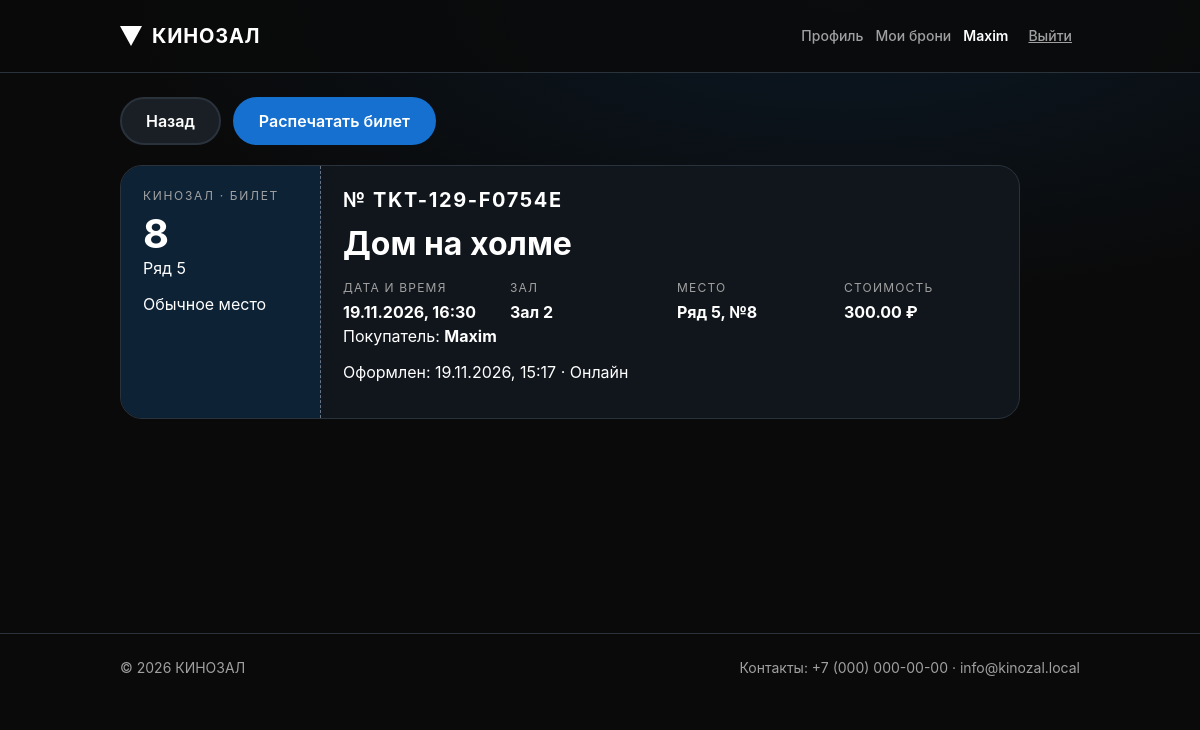
Screenshot of /tickets/104/ (signed in) with the database file from the repository.
### kino/models.py (models this page shows, shortened)
class Ticket(models.Model):
    class Channel(models.TextChoices):
        ONLINE = "online", "Онлайн"
        CASHBOX = "cashbox", "Касса"
    booking = models.OneToOneField(Booking, on_delete=models.PROTECT, related_name="ticket", verbose_name="бронь")
    number = models.CharField("номер билета", max_length=20, unique=True)
    price = models.DecimalField("цена, руб.", max_digits=8, decimal_places=2, validators=[MinValueValidator(0)])
    issued_at = models.DateTimeField("выкуплен", default=timezone.now, editable=False)
    channel = models.CharField("канал", max_length=10, choices=Channel.choices, default=Channel.ONLINE)
    issued_by = models.ForeignKey(settings.AUTH_USER_MODEL, on_delete=models.SET_NULL, null=True, blank=True,
                                  related_name="issued_tickets", verbose_name="оформил (кассир)")
    class Meta:
        verbose_name = "билет"
        verbose_name_plural = "билеты"
        ordering = ["-issued_at"]
        constraints = [check_constraint(Q(price__gte=0), "ticket_price_not_negative")]

class Booking(models.Model):
    class Status(models.TextChoices):
        HELD = "held", "Удерживается"
        PAID = "paid", "Выкуплена"
        EXPIRED = "expired", "Истекла"
        CANCELLED = "cancelled", "Отменена"
    HOLD_MINUTES = 15
    ACTIVE_STATUSES = (Status.HELD, Status.PAID)
    user = models.ForeignKey(settings.AUTH_USER_MODEL, on_delete=models.PROTECT,
                             related_name="bookings", verbose_name="пользователь")
    session = models.ForeignKey(Session, on_delete=models.PROTECT, related_name="bookings", verbose_name="сеанс")
    seat = models.ForeignKey(Seat, on_delete=models.PROTECT, related_name="bookings", verbose_name="место")
    created_at = models.DateTimeField("создана", default=timezone.now, editable=False)
    expires_at = models.DateTimeField("удерживается до")
    status = models.CharField("статус", max_length=10, choices=Status.choices, default=Status.HELD)
    class Meta:
        verbose_name = "бронь"
        verbose_name_plural = "брони"
        ordering = ["-created_at"]
        constraints = [
            models.UniqueConstraint(fields=["session", "seat"],
                                    condition=Q(status__in=["held", "paid"]),
                                    name="uniq_active_booking_per_seat"),
            check_constraint(Q(expires_at__gt=F("created_at")), "booking_expires_after_created"),
        ]
        indexes = [models.Index(fields=["session", "status"], name="booking_session_status_idx")]

class Seat(models.Model):
    hall = models.ForeignKey(Hall, on_delete=models.CASCADE, related_name="seats", verbose_name="зал")
    row = models.PositiveSmallIntegerField("ряд", validators=[MinValueValidator(1)])
    number = models.PositiveSmallIntegerField("номер места", validators=[MinValueValidator(1)])
    category = models.CharField("категория", max_length=10, choices=SeatCategory.choices,
                                default=SeatCategory.STANDARD)
    class Meta:
        verbose_name = "место"
        verbose_name_plural = "места"
        ordering = ["hall", "row", "number"]
        constraints = [
            models.UniqueConstraint(fields=["hall", "row", "number"], name="uniq_seat_position"),
            check_constraint(Q(row__gte=1, number__gte=1), "seat_positive_position"),
        ]

class Session(models.Model):
    class Status(models.TextChoices):
        ACTIVE = "active", "Идёт по расписанию"
        CANCELLED = "cancelled", "Отменён"
    movie = models.ForeignKey(Movie, on_delete=models.PROTECT, related_name="sessions", verbose_name="фильм")
    hall = models.ForeignKey(Hall, on_delete=models.PROTECT, related_name="sessions", verbose_name="зал")
    starts_at = models.DateTimeField("начало", db_index=True)
    status = models.CharField("статус", max_length=10, choices=Status.choices, default=Status.ACTIVE)
    created_at = models.DateTimeField("создан", default=timezone.now, editable=False)
    class Meta:
        verbose_name = "сеанс"
        verbose_name_plural = "сеансы"
        ordering = ["starts_at"]
        indexes = [models.Index(fields=["hall", "starts_at"], name="session_hall_start_idx")]

class Movie(models.Model):
    AGE_CHOICES = [(0, "0+"), (6, "6+"), (12, "12+"), (16, "16+"), (18, "18+")]
    title = models.CharField("название", max_length=200)
    description = models.TextField("описание", blank=True)
    duration_min = models.PositiveSmallIntegerField(
        "длительность, мин", validators=[MinValueValidator(1), MaxValueValidator(600)])
    year = models.PositiveSmallIntegerField(
        "год выпуска", validators=[MinValueValidator(1900), MaxValueValidator(2100)])
    age_limit = models.PositiveSmallIntegerField("возрастное ограничение", choices=AGE_CHOICES, default=0)
    poster = models.ImageField("постер", upload_to="posters/", blank=True)
    backdrop = models.ImageField("фоновое изображение", upload_to="backdrops/", blank=True)
    is_active = models.BooleanField("показывать в афише", default=True)
    genres = models.ManyToManyField(Genre, related_name="movies", verbose_name="жанры", blank=True)
    created_at = models.DateTimeField("создан", default=timezone.now, editable=False)
    class Meta:
        verbose_name = "фильм"
        verbose_name_plural = "фильмы"
        ordering = ["title"]
        constraints = [
            check_constraint(Q(duration_min__gte=1, duration_min__lte=600), "movie_duration_range"),
            check_constraint(Q(age_limit__in=[0, 6, 12, 16, 18]), "movie_age_limit_values"),
        ]

class Hall(models.Model):
    name = models.CharField("название", max_length=50, unique=True)
    rows_count = models.PositiveSmallIntegerField(
        "число рядов", validators=[MinValueValidator(1), MaxValueValidator(30)])
    seats_per_row = models.PositiveSmallIntegerField(
        "мест в ряду", validators=[MinValueValidator(1), MaxValueValidator(40)])
    description = models.CharField("описание", max_length=200, blank=True)
    class Meta:
        verbose_name = "зал"
        verbose_name_plural = "залы"
        ordering = ["name"]
        constraints = [
            check_constraint(Q(rows_count__gte=1, rows_count__lte=30), "hall_rows_range"),
            check_constraint(Q(seats_per_row__gte=1, seats_per_row__lte=40), "hall_seats_range"),
        ]

### kino/views.py (the view)
# urls.py: path("tickets/<int:pk>/", views.ticket_detail, name="ticket_detail"),
@login_required
def ticket_detail(request, pk):
    tickets = Ticket.objects.select_related(
        "booking__user",
        "booking__session__movie",
        "booking__session__hall",
        "booking__seat",
        "issued_by",
    )
    cashier = is_staff_or_cashier(request.user)
    if not cashier:
        tickets = tickets.filter(booking__user=request.user)
    ticket = get_object_or_404(tickets, pk=pk)
    return render(
        request,
        "ticket_detail.html",
        {
            "ticket": ticket,
            "back_url": reverse("cashier_bookings" if cashier else "my_bookings"),
        },
    )

### kino/permissions.py (called while the page is built)
def is_staff_or_cashier(user):
    if not user or not user.is_authenticated:
        return False
    if user.is_superuser or user.is_staff:
        return True
    return user.groups.filter(name__in=["Кассир", "cashier"]).exists()

### kino/templates/ticket_detail.html (shortened to what this page needs)
{% extends 'base.html' %}
{% block content %}
<div class="actions" style="margin-bottom: 20px;">
  <a class="btn btn-secondary" href="{{ back_url }}">Назад</a>
  <button class="btn btn-primary" type="button" onclick="window.print()">Распечатать билет</button>
</div>
<article class="ticket">
  <div class="stub">
    <p class="eyebrow">КИНОЗАЛ · БИЛЕТ</p>
    <div class="big">{{ ticket.booking.seat.number }}</div>
    <p>Ряд {{ ticket.booking.seat.row }}</p>
    <p>{{ ticket.booking.seat.get_category_display }} место</p>
  </div>
  <div class="main">
    <p class="no">№ {{ ticket.number }}</p>
    <h1>{{ ticket.booking.session.movie.title }}</h1>
    <div class="grid3">
      <div>
        <div class="lbl">Дата и время</div>
        <strong>
          <time datetime="{{ ticket.booking.session.starts_at|date:'c' }}" data-local-datetime>
          </time>
        </strong>
      </div>
      <div>
        <div class="lbl">Зал</div>
        <strong>{{ ticket.booking.session.hall.name }}</strong>
      </div>
      <div>
        <div class="lbl">Место</div>
        <strong>Ряд {{ ticket.booking.seat.row }}, №{{ ticket.booking.seat.number }}</strong>
      </div>
      <div>
        <div class="lbl">Стоимость</div>
        <strong>{{ ticket.price }} ₽</strong>
      </div>
    </div>
    <p>Покупатель: <strong>{{ ticket.booking.user.username }}</strong></p>
    <p>Оформлен:
      <time datetime="{{ ticket.issued_at|date:'c' }}" data-local-datetime>
      </time>
      · {{ ticket.get_channel_display }}
    </p>
  </div>
</article>
{% endblock %}

### kino/templates/base.html (shortened to what this page needs)
{% load static %}<!DOCTYPE html>
<html lang="ru">
<head>
  <link rel="stylesheet" href="{% static 'css/style.css' %}">
</head>
<body class="{% block body_class %}{% endblock %}">
<header class="header" id="site-header">
  <div class="container">
    <a class="logo" href="{% url 'index' %}">
      <svg viewBox="0 0 22 20" aria-hidden="true"><polygon points="0,0 22,0 11,20" fill="#fff"/></svg>КИНОЗАЛ
    </a>
    <div class="user">
      {% if user.is_authenticated %}
      <a href="{% url 'profile' %}">Профиль</a>
      <a href="{% url 'my_bookings' %}">Мои брони</a>
      <b>{{ user.get_username }}</b>
      <form class="inline" method="post" action="{% url 'logout' %}">{% csrf_token %}<button class="linkbtn" type="submit">Выйти</button></form>
      {% else %}
      <a class="btn btn-primary btn-sm" href="{% url 'login' %}">Войти</a>
      {% endif %}
    </div>
  </div>
</header>
<main class="{% block main_class %}{% endblock %}">
  <div class="{% block main_container_class %}container{% endblock %}">
    {% block content %}{% endblock %}
  </div>
</main>
<footer class="footer">
  <div class="container">
    <span>© 2026 КИНОЗАЛ</span>
    <span>Контакты: +7 (000) 000-00-00 · info@kinozal.local</span>
  </div>
</footer>
</body>
</html>

### kino/static/css/style.css (style rules this page uses)
:root { --bg:#0A0A0A; --bg2:#0B0F14; --surface:#11161C; --surface2:#1A1F26; --border:#2A323C; --border-strong:#6B7280; --text:#FFFFFF; --muted:#A0A0A0; --primary:#2E9BFF; --primary-fill:#1570D0; --primary-hover:#1861B5; --primary-active:#134F94; --success:#00C853; --warning:#F7B500; --error:#FF3B30; --success-bg:rgba(0,200,83,.14); --warning-bg:rgba(247,181,0,.14); --error-bg:rgba(255,59,48,.14); --info-bg:rgba(46,155,255,.14); --seat:40px; }
* { box-sizing:border-box }
body { margin:0;font-family:Inter,"Segoe UI",Arial,sans-serif;font-size:16px;line-height:24px;color:var(--text);background:radial-gradient(1200px 500px at 70% 0%,#0B1824 0%,var(--bg) 60%) no-repeat,var(--bg) }
h1 { font-size:28px;line-height:36px;font-weight:700;margin:0 0 12px }
@media (min-width:768px) { h1 { font-size:32px;line-height:40px } }
p { margin:0 0 12px }
a { color:var(--primary) }
.eyebrow { font-size:12px;line-height:16px;letter-spacing:.14em;text-transform:uppercase;color:var(--muted);margin-bottom:8px }
.container { width:100%;margin:0 auto;padding:0 16px }
@media (min-width:768px) { .container { max-width:720px;padding:0 } }
@media (min-width:1024px) { .container { max-width:960px } }
main { padding:24px 0 56px;min-height:560px }
.header { background:rgba(10,10,10,.85);border-bottom:1px solid var(--border) }
.header .container { display:flex;align-items:center;gap:8px;min-height:72px }
.logo { display:flex;align-items:center;gap:10px;font-weight:700;font-size:20px;letter-spacing:.04em;color:var(--text);text-decoration:none;margin-right:auto }
.logo svg { width:22px;height:20px }
.user { display:none;align-items:center;gap:12px;font-size:14px;color:var(--muted) }
.user b { color:var(--text);font-weight:600 }
.user a { color:var(--muted);font-weight:500;text-decoration:none }
@media (min-width:768px) { .user { display:flex } }
.footer { border-top:1px solid var(--border);color:var(--muted);padding:24px 0;font-size:14px;line-height:20px }
.footer .container { display:flex;flex-wrap:wrap;gap:8px 32px;justify-content:space-between }
.btn { display:inline-flex;align-items:center;justify-content:center;min-height:44px;padding:10px 24px;border-radius:999px;border:2px solid transparent;font:600 16px/24px Inter,"Segoe UI",Arial,sans-serif;text-decoration:none;cursor:pointer;gap:8px;color:var(--text) }
.btn-primary { background:var(--primary-fill);color:#fff }
.btn-secondary { background:var(--surface2);border-color:var(--border);color:var(--text) }
.actions { display:flex;gap:12px;flex-wrap:wrap }
.ticket { display:grid;grid-template-columns:minmax(0,1fr);border:1px solid var(--border);border-radius:22px;overflow:hidden;background:var(--surface);max-width:900px }
@media (min-width:768px) { .ticket { grid-template-columns:200px minmax(0,1fr) } }
.ticket .stub { background:#0E2236;padding:22px;border-bottom:1px dashed var(--border-strong) }
@media (min-width:768px) { .ticket .stub { border-bottom:none;border-right:1px dashed var(--border-strong) } }
.ticket .stub .big { font-size:40px;line-height:44px;font-weight:700 }
.ticket .main { padding:22px }
.ticket .no { font-size:20px;font-weight:700;letter-spacing:.08em }
.grid3 { display:grid;gap:14px;grid-template-columns:repeat(2,minmax(0,1fr)) }
@media (min-width:768px) { .grid3 { grid-template-columns:repeat(4,minmax(0,1fr)) } }
.lbl { font-size:12px;letter-spacing:.1em;text-transform:uppercase;color:var(--muted) }
.header { position:relative }
.header .container { position:relative }
.inline { display:inline;margin:0 }
.linkbtn { background:none;border:none;color:var(--muted);font:500 14px/20px Inter,"Segoe UI",Arial,sans-serif;cursor:pointer;min-height:44px;padding:0 8px;text-decoration:underline }

### rows the page displays
Ticket: booking.seat.number "8", booking.seat.row "5", booking.seat.category "Обычное", number "TKT-129-F0754E", booking.session.movie "Дом на холме", booking.session.hall.name "Зал 2", price "300.00", booking.user.username "Maxim", channel "Онлайн"

### other values shown
{{ user.get_username }} "Maxim"
